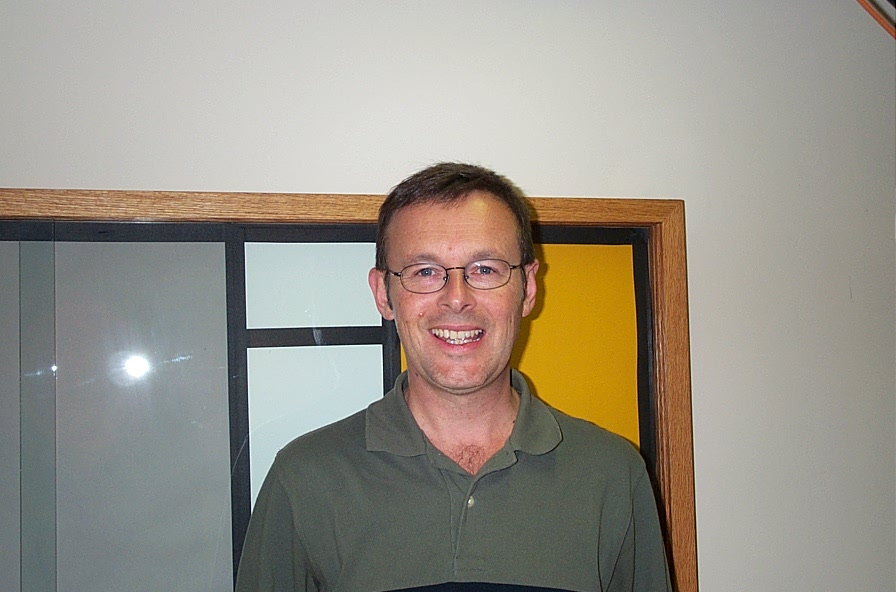
#> input picture sample_data/sample_face_active.jpg, 896 x 592 px; its folder holds only this picture in this run
$ python -i preprocessing.py   (imports and definitions only)
#> lines starting #> are read from the running program, lines starting #| are printed output that depends on the picture
#> further down, picture is the input picture: shape (592, 896, 3); mean B, G, R 136.2, 147.1, 152.8
"""
Image preprocessing utilities for Human Drowsiness Detection.

Handles:
- Image loading, decoding, and MobileNetV3 scaling to [-1, 1]
- Training-time augmentation (brightness, contrast, flip, zoom)
- Inference preprocessing for face images (RGB, resize, normalize)
- Robust multi-cascade face detection with CLAHE equalization
"""
import os
import sys
from typing import Dict, List, Optional, Tuple

import cv2
import numpy as np
import tensorflow as tf

sys.path.insert(0, os.path.dirname(os.path.dirname(os.path.abspath(__file__))))
import config


# ─── Global Haar Cascade Cache ───
_CASCADES: Dict[str, cv2.CascadeClassifier] = {}


def get_cascade(name: str) -> Optional[cv2.CascadeClassifier]:
    """Load and cache an OpenCV Haar cascade from cv2.data.haarcascades."""
    global _CASCADES
    if name in _CASCADES:
        return _CASCADES[name]
    path = os.path.join(cv2.data.haarcascades, name)
    if os.path.isfile(path):
        cascade = cv2.CascadeClassifier(path)
        if not cascade.empty():
            _CASCADES[name] = cascade
            return cascade
    return None


# [56 lines left out: functions decode_and_preprocess, preprocess_for_inference, not called in this run]


def detect_faces_robust(frame_bgr: np.ndarray, min_size: Tuple[int, int] = None) -> List[Tuple[int, int, int, int]]:
    """
    Robust multi-detector face localization.
    Uses an ensemble of:
      1. haarcascade_frontalface_alt2.xml (robust to frontal-face variation)
      2. haarcascade_frontalface_default.xml (standard frontal)
      3. haarcascade_frontalface_alt.xml (tree-structured classifier)
      4. haarcascade_profileface.xml (for turned driver head)
    Applies CLAHE histogram equalization when standard detection fails.

    Returns:
        List of bounding boxes sorted by area descending: [(x, y, w, h), ...]
    """
    if frame_bgr is None or frame_bgr.size == 0:
        return []

    if min_size is None:
        min_size = config.FACE_DETECTION_MIN_SIZE

    original_h, original_w = frame_bgr.shape[:2]
#> original_h = 592; original_w = 896
    detection_scale = min(1.0, 640.0 / max(original_h, original_w))
#> detection_scale = 0.714
    if detection_scale < 1.0:
        detection_image = cv2.resize(
            frame_bgr,
            (max(1, int(round(original_w * detection_scale))), max(1, int(round(original_h * detection_scale)))),
            interpolation=cv2.INTER_AREA,
        )
        scaled_min_size = (
            max(24, int(round(min_size[0] * detection_scale))),
            max(24, int(round(min_size[1] * detection_scale))),
        )
#> scaled_min_size = (43, 43)
    else:
        detection_image = frame_bgr
        scaled_min_size = min_size

    gray = cv2.cvtColor(detection_image, cv2.COLOR_BGR2GRAY) if detection_image.ndim == 3 else detection_image
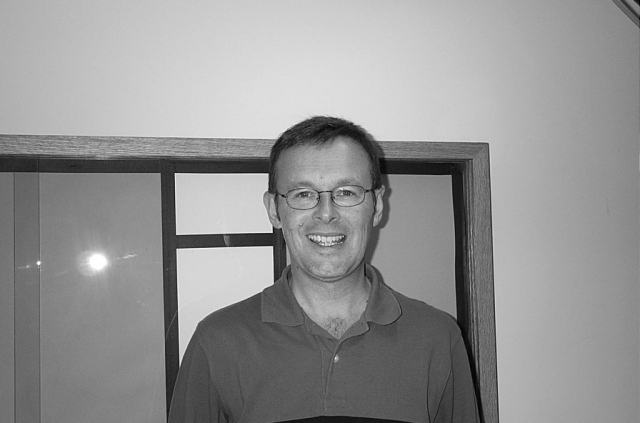
#> gray: shape (423, 640); min 3, max 255, mean 147.6

    def restore_original_scale(faces):
        if detection_scale == 1.0:
            return sorted(faces, key=lambda b: b[2] * b[3], reverse=True)
        return sorted(
            [tuple(int(round(value / detection_scale)) for value in face) for face in faces],
            key=lambda b: b[2] * b[3],
            reverse=True,
        )

    cascades = [
        get_cascade("haarcascade_frontalface_alt2.xml"),
        get_cascade("haarcascade_frontalface_default.xml"),
        get_cascade("haarcascade_frontalface_alt.xml"),
    ]
    cascades = [c for c in cascades if c is not None]

    # Pass 1: Standard grayscale search
    for fc in cascades:
        faces = fc.detectMultiScale(gray, scaleFactor=1.05, minNeighbors=2, minSize=scaled_min_size)
        if len(faces) > 0:
            return restore_original_scale(faces)
#> this loop made 1 pass
#> faces on pass 1: [[268, 150, 116, 116], [158, 194, 134, 134]]

    # Pass 2: CLAHE for low-light, shadow, or washed-out images
    clahe = cv2.createCLAHE(clipLimit=2.2, tileGridSize=(8, 8))
    eq_gray = clahe.apply(gray)
    for fc in cascades:
        faces = fc.detectMultiScale(eq_gray, scaleFactor=1.05, minNeighbors=2, minSize=scaled_min_size)
        if len(faces) > 0:
            return restore_original_scale(faces)

    # Pass 3: Profile face (head turned slightly away from camera)
    prof_cascade = get_cascade("haarcascade_profileface.xml")
    if prof_cascade is not None:
        p_faces = prof_cascade.detectMultiScale(gray, scaleFactor=1.15, minNeighbors=3, minSize=scaled_min_size)
        if len(p_faces) > 0:
            return restore_original_scale(p_faces)
        # Check flipped for opposite profile
        flipped = cv2.flip(gray, 1)
        pf_faces = prof_cascade.detectMultiScale(flipped, scaleFactor=1.15, minNeighbors=3, minSize=scaled_min_size)
        if len(pf_faces) > 0:
            w_orig = gray.shape[1]
            unflipped = [(w_orig - (x + w), y, w, h) for (x, y, w, h) in pf_faces]
            return restore_original_scale(unflipped)

    return []


# [30 lines left out: function crop_face_from_frame, not called in this run]

>>> import cv2
>>> picture = cv2.imread('../sample_data/sample_face_active.jpg')
>>> result = detect_faces_robust(picture)
#> result = [(221, 272, 188, 188), (375, 210, 162, 162)]

$ run again, on sample_data/sample_face_fatigue.jpg
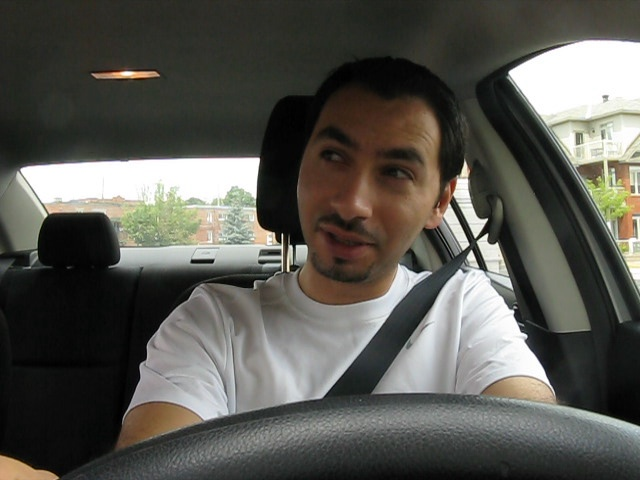
#> input picture sample_data/sample_face_fatigue.jpg, 640 x 480 px
#> picture is the input picture: shape (480, 640, 3); mean B, G, R 81.1, 87.3, 88.3
#> in detect_faces_robust, `gray = cv2.cvtColor(detection_image, cv2.COLOR_BGR2GRAY) if detection_..`:
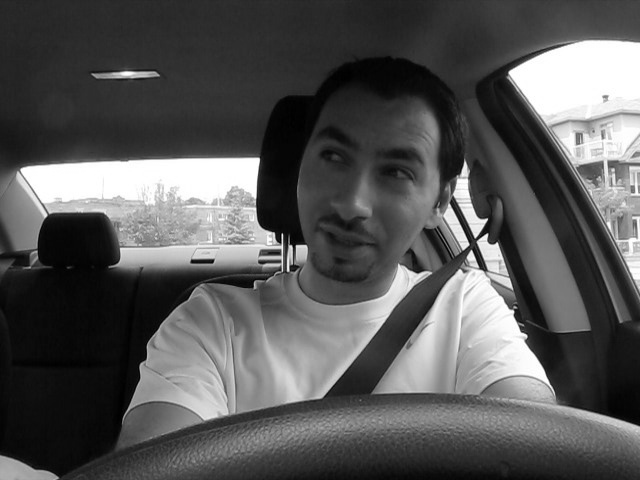
#> gray: shape (480, 640); min 0, max 255, mean 86.9
#> the loop in detect_faces_robust, `for fc in cascades:` made 1 pass
#> faces on pass 1: [[272, 95, 185, 185]]
#> result = [[272, 95, 185, 185]]
